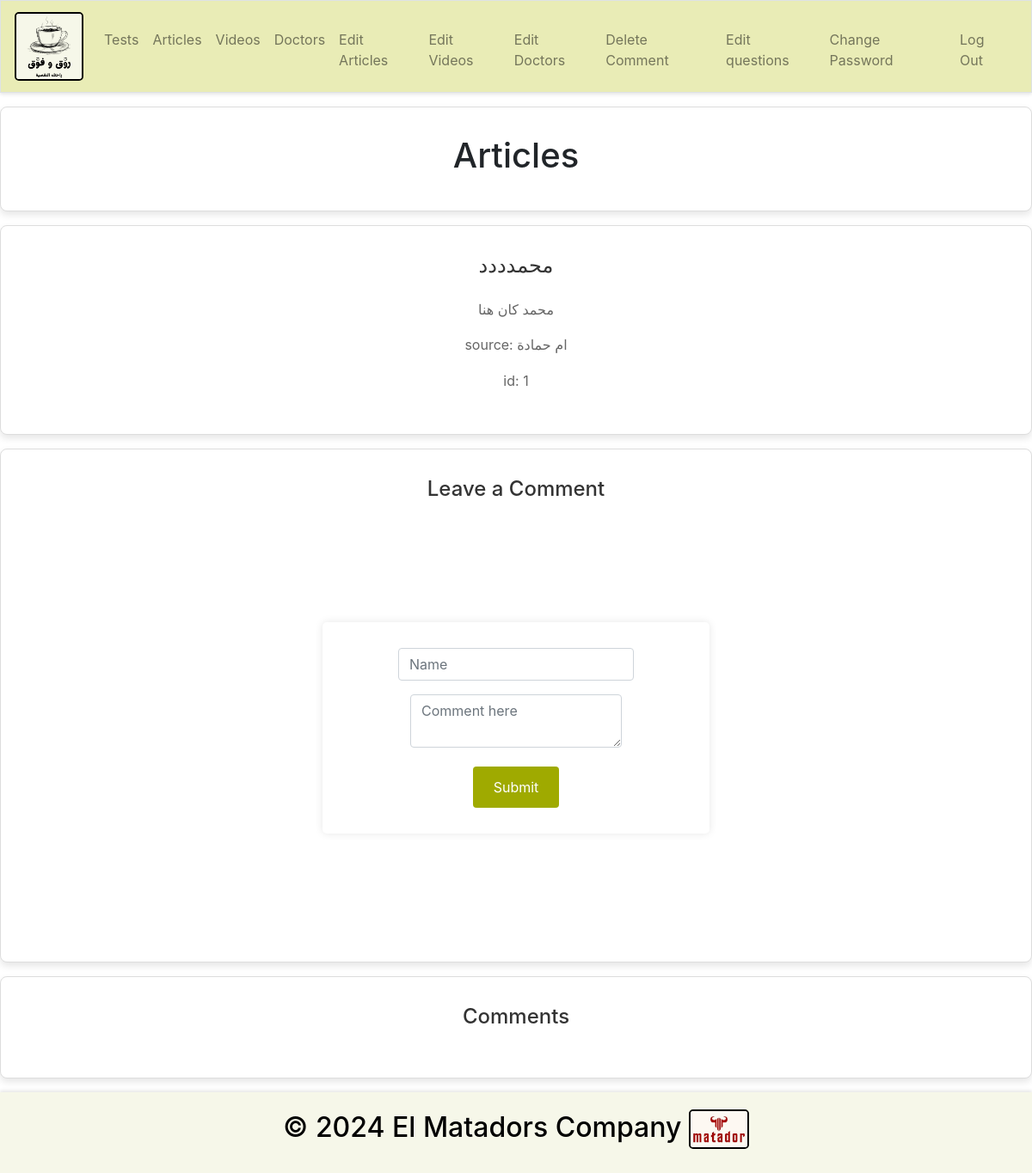
The app's page /articles (signed in), older data.
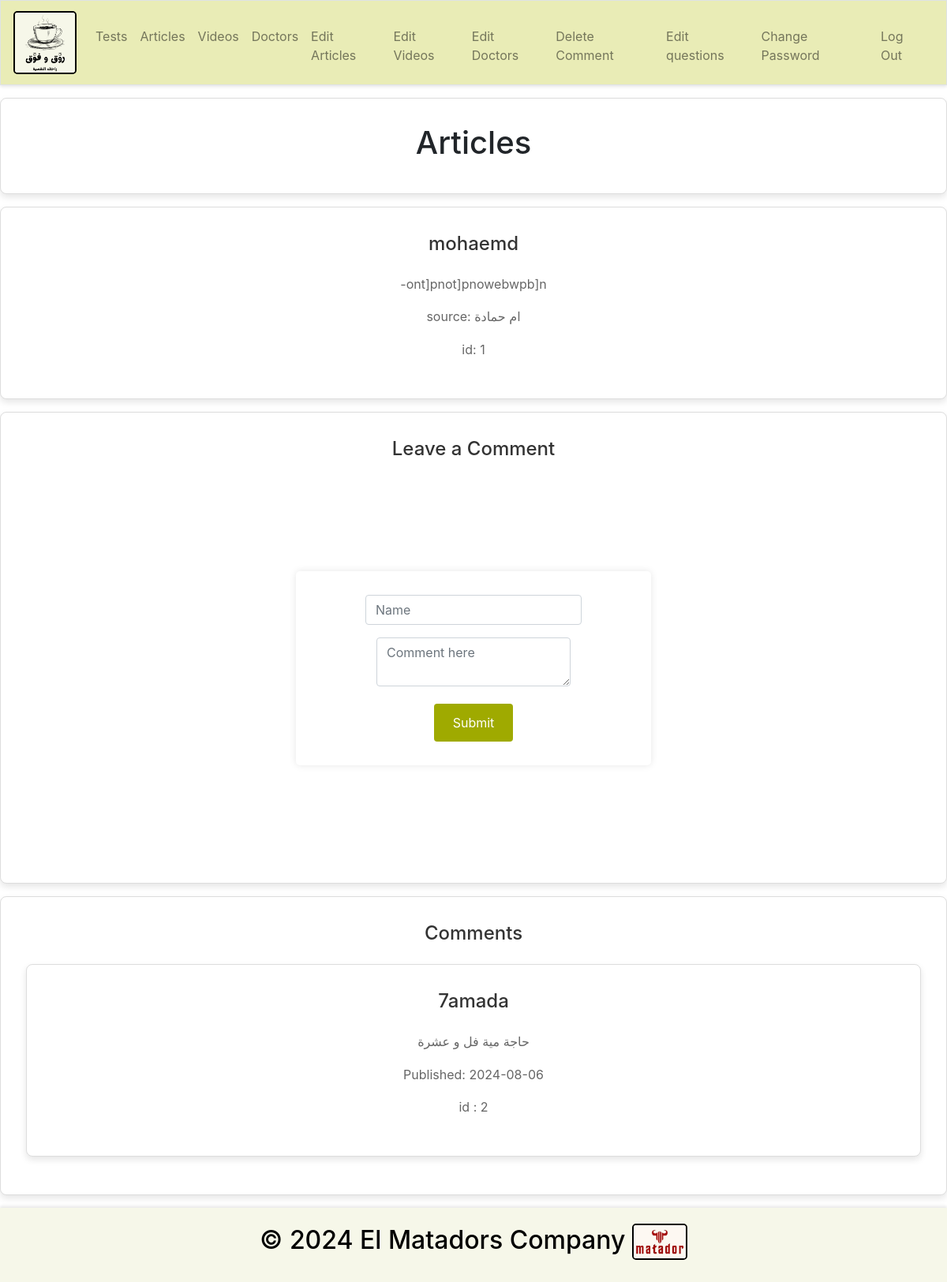
The same page, newer data.
### tables this page shows
CREATE TABLE articles (id INTEGER, title TEXT NOT NULL, article TEXT NOT NULL, source TEXT NOT NULL, PRIMARY KEY(id));

CREATE TABLE comments (id INTEGER, username TEXT NOT NULL, date DATE NOT NULL, comment TEXT NOT NULL, PRIMARY KEY(id));

### app.py (the view)
@app.route("/articles")
@login_required
def articles():
    all_articles = db.execute("SELECT * FROM articles")
    all_comments = db.execute("SELECT * FROM comments")
    return render_template("articles.html", all_articles=all_articles, all_comments=all_comments)

### app.py (called while the page is built)
@app.after_request
def after_request(response):
    response.headers["Cache-Control"] = "no-cache, no-store, must-revalidate"
    response.headers["Expires"] = 0
    response.headers["Pragma"] = "no-cache"
    return response

### helpers.py (called while the page is built)
def login_required(f):
    @wraps(f)
    def decorated_function(*args, **kwargs):
        if session.get("user_id") is None:
            return redirect("/login")
        return f(*args, **kwargs)
    return decorated_function

### templates/articles.html (shortened to what this page needs)
{% extends "layout.html" %}
{% block main %}
    <section>
        <h1>Articles</h1>
    </section>
    {% for i in all_articles %}
    <section>
        <h2>{{ i["title"] }}</h2>
        <p>
            {{ i["article"]|safe }}
        </p>
        <p>
            source: {{ i["source"] }}
        </p>
        {% if session.user_id == 1 %}
            <p>
                id: {{ i["id"] }}
            </p>
        {% endif %}
    </section>
    {% endfor %}
    <section id="comment-form">
        <h2>Leave a Comment</h2>
        <div style="display: flex; justify-content: center; align-items: center; min-height: 60vh; margin: 0;">
            <form action="/comment" method="post">
                <div class="form-group">
                    <input autocomplete="off" class="form-control" name="name" placeholder="Name" type="text" required>
                </div>
                <div class="form-group">
                    <textarea class="form-control" name="comment" type="text" placeholder="Comment here" row="4" required></textarea>
                </div>
                <button class="btn btn-primary" type="submit">Submit</button>
            </form>
        </div>
    </section>
    <section id="comments">
        <h2>Comments</h2>
        <div id="comments-list">
            {% for i in all_comments %}
            <section>
                <h2>{{ i["username"] }}</h2>
                <p>
                    {{ i["comment"] }}
                </p>
                <p>
                    Published: {{ i["date"] }}
                </p>
                {% if session.user_id == 1 %}
                <p>
                    id : {{i["id"]}}
                </p>
                {% endif %}
            </section>
            {% endfor %}
        </div>
    </section>
{% endblock %}

### templates/layout.html (shortened to what this page needs)
<!DOCTYPE html>
<html lang="en">
<head>
    <link href="/static/styles.css" rel="stylesheet">
    <link rel="stylesheet" href="https://cdn.jsdelivr.net/npm/bootstrap@4.5.3/dist/css/bootstrap.min.css">
</head>
<body>
        <header>
            <nav class="navbar navbar-expand-md navbar-light border" style="background-color: #e9ecb6;">
                <a class="navbar-brand" href="/"> <img src="/static/logo.png" style=" border-radius: 5px; border: 2px solid #000000;" alt="Logo" class="logo"> </a>
                <div class="collapse navbar-collapse" id="navbar">
                    {% if session.user_id %}
                        <ul class="navbar-nav mr-auto mt-2">
                            <li class="nav-item"><a class="nav-link" href="/tests">Tests</a></li>
                            <li class="nav-item"><a class="nav-link" href="/articles">Articles</a></li>
                            <li class="nav-item"><a class="nav-link" href="/videos">Videos</a></li>
                            <li class="nav-item"><a class="nav-link" href="/doctors">Doctors</a></li>
                            {% if session.user_id == 1 %}
                            <li class="nav-item"><a class="nav-link" href="/editarticles">Edit Articles</a></li>
                            <li class="nav-item"><a class="nav-link" href="/editvideos">Edit Videos</a></li>
                            <li class="nav-item"><a class="nav-link" href="/editdoctors">Edit Doctors</a></li>
                            <li class="nav-item"><a class="nav-link" href="/deletecomment">Delete Comment</a></li>
                            <li class="nav-item"><a class="nav-link" href="/editquestions">Edit questions</a></li>
                            {% endif %}
                        </ul>
                        <ul class="navbar-nav ml-auto mt-2">
                            <li class="nav-item"><a class="nav-link" href="/password">Change Password</a></li>
                            <li class="nav-item"><a class="nav-link" href="/logout">Log Out</a></li>
                        </ul>
                    {% else %}
                        <ul class="navbar-nav ml-auto mt-2">
                            <li class="nav-item"><a class="nav-link" href="/register">Register</a></li>
                            <li class="nav-item"><a class="nav-link" href="/login">Log In</a></li>
                        </ul>
                    {% endif %}
                </div>
            </nav>
        </header>
        <main>
            {% block main %} {% endblock %}
        </main>
        <footer>
            <h2>
                &copy; 2024 El Matadors Company
                <img src="/static/logo2.jpeg" width="70" style=" border-radius: 5px; border: 2px solid #000000;" alt="teamlogo">
            </h2>
        </footer>
</body>
</html>

### static/styles.css (style rules this page uses)
body { height: 100vh; }
nav .navbar-brand { font-size: xx-large; }
button[type="submit"] { background-color: #9faa00; color: white; padding: 0.75em 1.5em; border: none; border-radius: 4px; cursor: pointer; font-size: 1em; }
.navbar { position: fixed; top: 0; width: 100%; background-color: #e9ecb6; z-index: 1000; box-shadow: 0 2px 4px rgba(0, 0, 0, 0.1); }
.navbar-brand img { max-height: 80px; }
main .form-control { display: inline-block; width: auto; }
main { overflow-x: auto; text-align: center; }
footer { background-color: #f6f7e9; color: rgb(0, 0, 0); padding: 20px 0; text-align: center; box-shadow: 0 -2px 4px rgba(0, 0, 0, 0.1); position: relative; bottom: 0; width: 100%; }
section { margin: 1em 0; padding: 2em; background-color: #ffffff; border: 1px solid #ddd; border-radius: 8px; box-shadow: 0 4px 8px rgba(0, 0, 0, 0.1); }
section h2 { font-size: 1.5em; margin-bottom: 1em; color: #333; }
section p { line-height: 1.6; color: #666; }
form { background-color: white; padding: 30px; border-radius: 5px; box-shadow: 0 0 10px rgba(0, 0, 0, 0.1); width: 450px; }
.form-group { margin-bottom: 20px; }

Row changes from the older to the newer data that the page shows:
changed articles "ام حمادة": title "محمدددد" → "mohaemd"; article "محمد كان هنا" → "-ont]pnot]pnowebwpb]n"
added comments: username "7amada", comment "حاجة مية فل و عشرة", date "2024-08-06", id "2"
